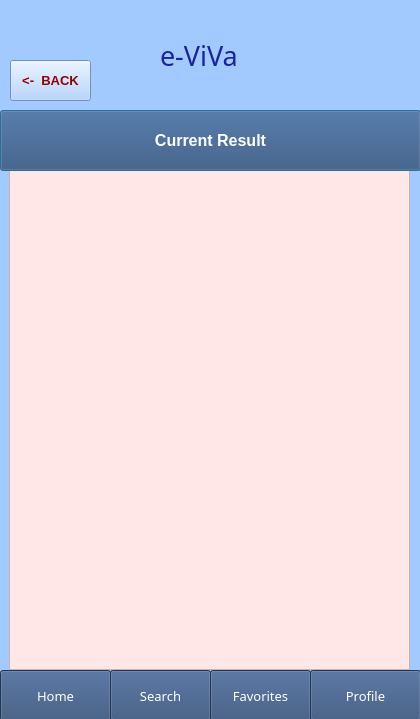
<?xml version="1.0" encoding="UTF-8"?>
<ui version="4.0">
 <class>Dialog</class>
 <widget class="QDialog" name="Dialog">
  <property name="geometry">
   <rect>
    <x>0</x>
    <y>0</y>
    <width>420</width>
    <height>719</height>
   </rect>
  </property>
  <property name="windowTitle">
   <string>Dialog</string>
  </property>
  <property name="styleSheet">
   <string notr="true">background-color: rgb(162, 202, 255);</string>
  </property>
  <widget class="QPushButton" name="Ptiseis_5">
   <property name="geometry">
    <rect>
     <x>0</x>
     <y>110</y>
     <width>421</width>
     <height>61</height>
    </rect>
   </property>
   <property name="font">
    <font>
     <pointsize>12</pointsize>
     <weight>75</weight>
     <bold>true</bold>
    </font>
   </property>
   <property name="styleSheet">
    <string notr="true">background-color: rgb(0, 170, 255);
background-color: rgb(48, 76, 118);
color: rgb(255, 255, 255);</string>
   </property>
   <property name="text">
    <string>Current Result</string>
   </property>
  </widget>
  <widget class="QLabel" name="e-ViVa_4">
   <property name="geometry">
    <rect>
     <x>160</x>
     <y>30</y>
     <width>171</width>
     <height>51</height>
    </rect>
   </property>
   <property name="font">
    <font>
     <family>Forte</family>
     <pointsize>20</pointsize>
     <weight>50</weight>
     <bold>false</bold>
    </font>
   </property>
   <property name="styleSheet">
    <string notr="true">background-color: rgb(162, 202, 255);
color: rgb(27, 36, 156);

</string>
   </property>
   <property name="text">
    <string>e-ViVa</string>
   </property>
  </widget>
  <widget class="QPushButton" name="pushButton_4">
   <property name="geometry">
    <rect>
     <x>10</x>
     <y>60</y>
     <width>81</width>
     <height>41</height>
    </rect>
   </property>
   <property name="font">
    <font>
     <pointsize>10</pointsize>
     <weight>75</weight>
     <bold>true</bold>
    </font>
   </property>
   <property name="styleSheet">
    <string notr="true">color: rgb(144, 0, 0);</string>
   </property>
   <property name="text">
    <string>&lt;-  BACK</string>
   </property>
  </widget>
  <widget class="QPushButton" name="Diamoni_21">
   <property name="geometry">
    <rect>
     <x>110</x>
     <y>670</y>
     <width>101</width>
     <height>51</height>
    </rect>
   </property>
   <property name="font">
    <font>
     <family>Arial Rounded MT Bold</family>
     <pointsize>10</pointsize>
     <weight>50</weight>
     <bold>false</bold>
    </font>
   </property>
   <property name="styleSheet">
    <string notr="true">background-color: rgb(0, 170, 255);
background-color: rgb(48, 76, 118);
color: rgb(255, 255, 255);</string>
   </property>
   <property name="text">
    <string>Search</string>
   </property>
   <property name="default">
    <bool>false</bool>
   </property>
   <property name="flat">
    <bool>false</bool>
   </property>
  </widget>
  <widget class="QPushButton" name="Diamoni_18">
   <property name="geometry">
    <rect>
     <x>0</x>
     <y>670</y>
     <width>111</width>
     <height>51</height>
    </rect>
   </property>
   <property name="font">
    <font>
     <family>Arial Rounded MT Bold</family>
     <pointsize>10</pointsize>
     <weight>50</weight>
     <bold>false</bold>
    </font>
   </property>
   <property name="styleSheet">
    <string notr="true">background-color: rgb(0, 170, 255);
background-color: rgb(48, 76, 118);
color: rgb(255, 255, 255);</string>
   </property>
   <property name="text">
    <string>Home</string>
   </property>
   <property name="default">
    <bool>false</bool>
   </property>
   <property name="flat">
    <bool>false</bool>
   </property>
  </widget>
  <widget class="QPushButton" name="Diamoni_20">
   <property name="geometry">
    <rect>
     <x>310</x>
     <y>670</y>
     <width>111</width>
     <height>51</height>
    </rect>
   </property>
   <property name="font">
    <font>
     <family>Arial Rounded MT Bold</family>
     <pointsize>10</pointsize>
     <weight>50</weight>
     <bold>false</bold>
    </font>
   </property>
   <property name="styleSheet">
    <string notr="true">background-color: rgb(0, 170, 255);
background-color: rgb(48, 76, 118);
color: rgb(255, 255, 255);</string>
   </property>
   <property name="text">
    <string>Profile</string>
   </property>
   <property name="default">
    <bool>false</bool>
   </property>
   <property name="flat">
    <bool>false</bool>
   </property>
  </widget>
  <widget class="QPushButton" name="Diamoni_19">
   <property name="geometry">
    <rect>
     <x>210</x>
     <y>670</y>
     <width>101</width>
     <height>51</height>
    </rect>
   </property>
   <property name="font">
    <font>
     <family>Arial Rounded MT Bold</family>
     <pointsize>10</pointsize>
     <weight>50</weight>
     <bold>false</bold>
    </font>
   </property>
   <property name="styleSheet">
    <string notr="true">background-color: rgb(0, 170, 255);
background-color: rgb(48, 76, 118);
color: rgb(255, 255, 255);</string>
   </property>
   <property name="text">
    <string>Favorites</string>
   </property>
   <property name="default">
    <bool>false</bool>
   </property>
   <property name="flat">
    <bool>false</bool>
   </property>
  </widget>
  <widget class="QFrame" name="frame">
   <property name="geometry">
    <rect>
     <x>9</x>
     <y>169</y>
     <width>401</width>
     <height>501</height>
    </rect>
   </property>
   <property name="styleSheet">
    <string notr="true">background-color: rgb(255, 231, 231);</string>
   </property>
   <property name="frameShape">
    <enum>QFrame::StyledPanel</enum>
   </property>
   <property name="frameShadow">
    <enum>QFrame::Raised</enum>
   </property>
  </widget>
  <zorder>Diamoni_20</zorder>
  <zorder>Diamoni_19</zorder>
  <zorder>frame</zorder>
  <zorder>Ptiseis_5</zorder>
  <zorder>e-ViVa_4</zorder>
  <zorder>pushButton_4</zorder>
  <zorder>Diamoni_21</zorder>
  <zorder>Diamoni_18</zorder>
 </widget>
 <resources/>
 <connections/>
</ui>
